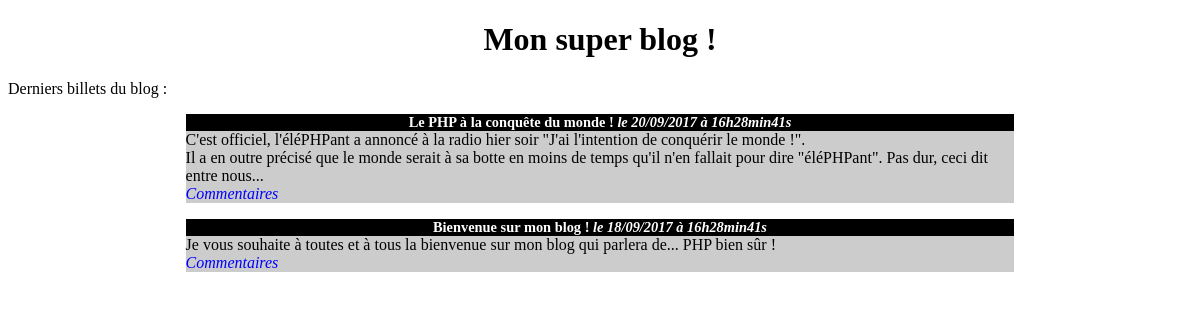
The page / on the database its author committed.
### tables this page shows
CREATE TABLE `posts` (
  `id` int(11) NOT NULL,
  `title` varchar(255) NOT NULL,
  `content` text NOT NULL,
  `creation_date` datetime NOT NULL
);

### controller/frontend.php (called while the page is built, shortened)
<?php
require_once('model/PostManager.php');
function listPosts()
{
    $postManager = new PostManager();
    $posts = $postManager->getPosts();
    require('view/frontend/listPostsView.php');
}

### model/PostManager.php (called while the page is built, shortened)
<?php
class PostManager extends Manager
{
    public function getPosts()
    {
        $db = $this->dbConnect();
        $req = $db->query('SELECT id, title, content, DATE_FORMAT(creation_date, "%d/%m/%Y à %Hh%imin%ss") AS creation_date_fr FROM posts ORDER BY creation_date DESC LIMIT 0, 5');
        return $req;
    }
}

### view/frontend/listPostsView.php (the view, shortened to what this page needs)
<h1>Mon super blog !</h1>
<p>Derniers billets du blog :</p>
<?php
while ($data = $posts->fetch())
{
?>
    <div class="news">
        <h3>
            <?= htmlspecialchars($data['title']) ?>
            <em>le <?= $data['creation_date_fr'] ?></em>
        </h3>
        <p>
            <?= nl2br(htmlspecialchars($data['content'])) ?>
            <br />
            <em><a href="index.php?action=post&amp;id=<?= $data['id'] ?>">Commentaires</a></em>
        </p>
    </div>
<?php
}
?>
<?php require('template.php'); ?>

### public/css/style.css (style rules this page uses)
h1, h3 { text-align:center; }
h3 { background-color:black; color:white; font-size:0.9em; margin-bottom:0px; }
.news p { background-color:#CCCCCC; margin-top:0px; }
.news { width:70%; margin:auto; }
a { text-decoration: none; color: blue; }

### rows shown on the page
posts: title "Le PHP à la conquête du monde !", creation_date_fr "20/09/2017 à 16h28min41s", content "C'est officiel, l'éléPHPant a annoncé à la radio hier soir \"J'ai l'intention de conquérir le monde !\". Il a en outre précisé que le monde serait à sa botte en moins de temps qu'il n'en fallait pour dire \"éléPHPant\". Pas dur, ceci dit entre nous..."
posts: title "Bienvenue sur mon blog !", creation_date_fr "18/09/2017 à 16h28min41s", content "Je vous souhaite à toutes et à tous la bienvenue sur mon blog qui parlera de... PHP bien sûr !"
